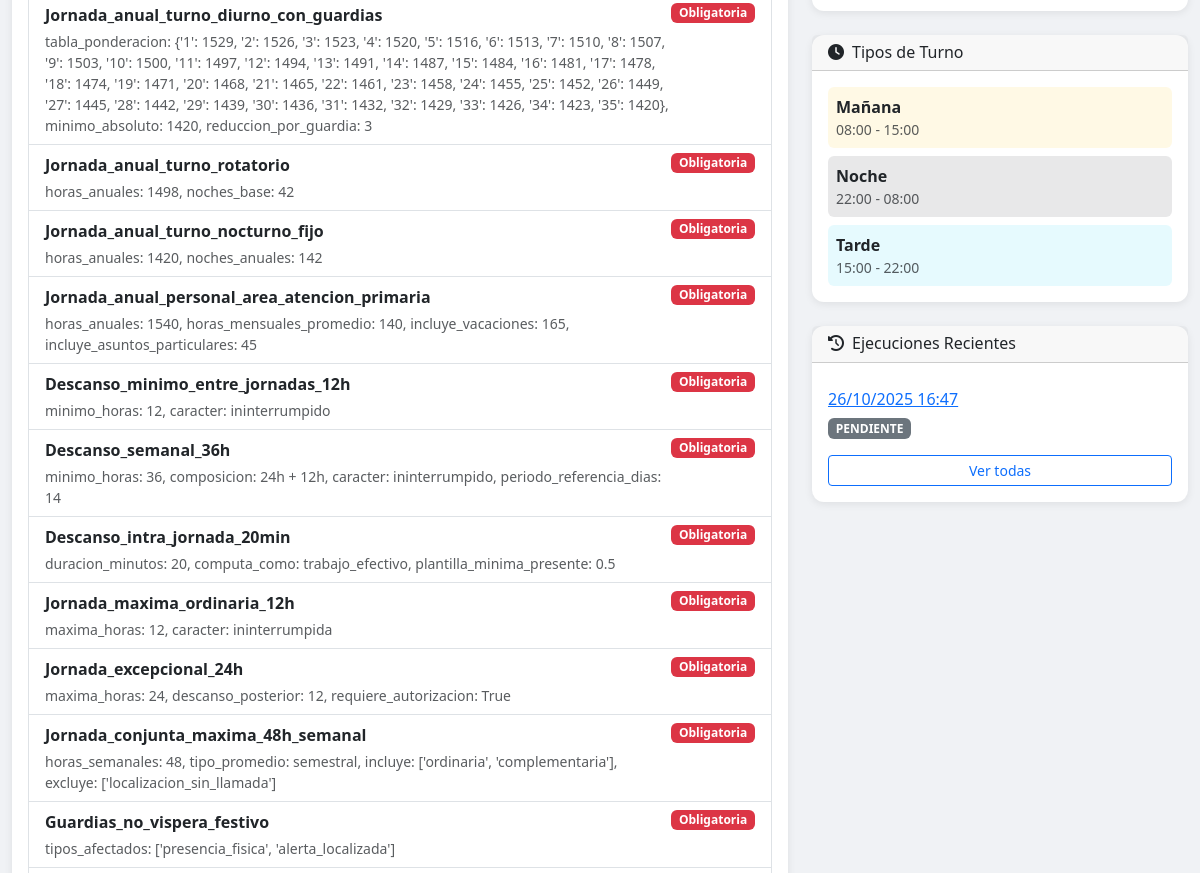
/configuraciones/7/ (signed in, middle part), run on an earlier commit of the app's database.
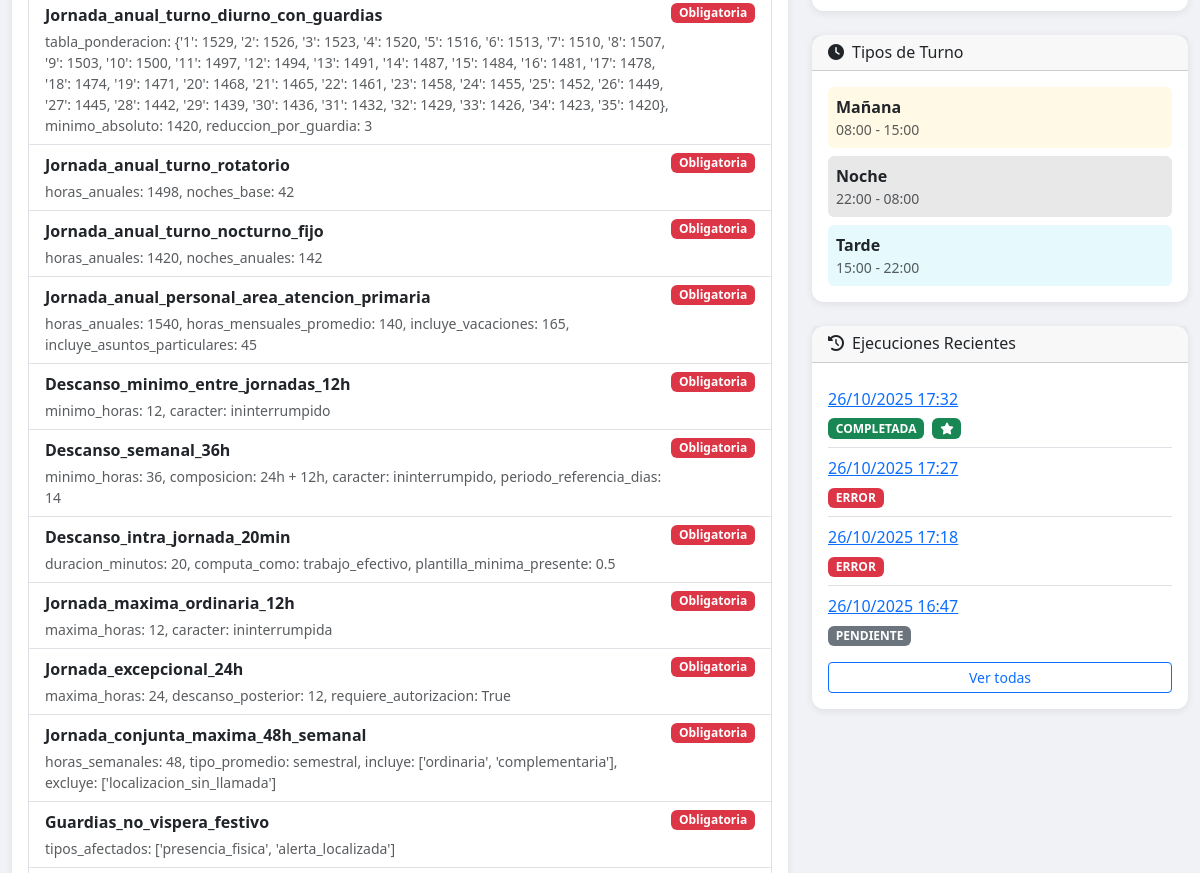
And on a later commit of the database.
### turnos/models.py (models this page shows, shortened)
class TipoTurno(models.Model):
    NOMBRE_CHOICES = [
        ('MANANA', _('Mañana')),
        ('TARDE', _('Tarde')),
        ('NOCHE', _('Noche')),
    ]
    nombre = models.CharField(_('Nombre'), max_length=50, choices=NOMBRE_CHOICES)
    hora_inicio = models.TimeField(_('Hora de inicio'))
    hora_fin = models.TimeField(_('Hora de fin'))
    descripcion = models.TextField(_('Descripción'), blank=True)
    activo = models.BooleanField(_('Activo'), default=True)
    class Meta:
        verbose_name = _('Tipo de Turno')
        verbose_name_plural = _('Tipos de Turno')
        ordering = ['nombre']

class Ejecucion(models.Model):
    ESTADO_CHOICES = [
        ('PENDIENTE', _('Pendiente')),
        ('PROCESANDO', _('Procesando')),
        ('COMPLETADA', _('Completada')),
        ('ERROR', _('Error')),
    ]
    configuracion = models.ForeignKey(
        ConfiguracionPlanificacion,
        on_delete=models.CASCADE,
        related_name='ejecuciones',
        verbose_name=_('Configuración')
    )
    estado = models.CharField(_('Estado'), max_length=20, choices=ESTADO_CHOICES, default='PENDIENTE')
    fecha_inicio = models.DateTimeField(_('Fecha de inicio'), auto_now_add=True)
    fecha_fin = models.DateTimeField(_('Fecha de fin'), null=True, blank=True)
    es_optima = models.BooleanField(_('Es óptima'), default=False)
    penalizacion_total = models.FloatField(_('Penalización total'), null=True, blank=True)
    resultado = models.JSONField(_('Resultado'), default=dict, blank=True)
    mensajes = models.JSONField(_('Mensajes'), default=dict, blank=True)
    planilla = models.ForeignKey(
        'Planilla',
        on_delete=models.SET_NULL,
        null=True,
        blank=True,
        related_name='ejecucion_generada',
        verbose_name=_('Planilla')
    )
    class Meta:
        verbose_name = _('Ejecución')
        verbose_name_plural = _('Ejecuciones')
        ordering = ['-fecha_inicio']

### turnos/views.py (the view)
# urls.py: path('configuraciones/<int:pk>/', views.ConfiguracionDetailView.as_view(), name='config_detalle'),
class ConfiguracionDetailView(LoginRequiredMixin, DetailView):
    model = ConfiguracionPlanificacion
    template_name = 'turnos/configuration_detail.html'
    context_object_name = 'configuracion'
    def get_context_data(self, **kwargs):
        context = super().get_context_data(**kwargs)
        context['ejecuciones_recientes'] = self.object.ejecuciones.order_by('-fecha_inicio')[:5]
        return context

### turnos/templatetags/turnos_extras.py (called while the page is built)
@register.filter
def activo_badge(value):
    if value:
        return mark_safe('<span class="badge bg-success">Activa</span>')
    return mark_safe('<span class="badge bg-secondary">Inactiva</span>')

@register.filter
def estado_badge(value):
    colors = {
        'PENDIENTE': 'secondary',
        'PROCESANDO': 'warning',
        'COMPLETADA': 'success',
        'ERROR': 'danger'
    }
    color = colors.get(value, 'secondary')
    return mark_safe(f'<span class="badge bg-{color}">{value}</span>')

@register.filter
def format_json_params(params):
    if not params:
        return '-'
    if isinstance(params, dict):
        items = []
        for key, value in params.items():
            items.append(f'{key}: {value}')
        return ', '.join(items)
    return str(params)

### turnos/templates/turnos/configuration_detail.html (shortened to what the changed rows need)
{% extends 'base.html' %}
{% load static %}
{% load i18n %}
{% load turnos_extras %}
{% block content %}
<div class="row">
    <div class="col-lg-8">
        {% if configuracion.restricciones_duras %}
        <div class="card mb-4">
            <div class="card-body">
                <ul class="list-group">
                    {% for restriccion in configuracion.restricciones_duras %}
                    <li class="list-group-item">
                        <div class="d-flex justify-content-between align-items-start">
                            <div>
                                <strong>{{ restriccion.nombre|capfirst }}</strong>
                                {% if restriccion.parametros %}
                                    <div class="text-muted small mt-1">
                                        {{ restriccion.parametros|format_json_params }}
                                    </div>
                                {% endif %}
                            </div>
                            <span class="badge bg-danger">{% trans "Obligatoria" %}</span>
                        </div>
                    </li>
                    {% endfor %}
                </ul>
            </div>
        </div>
        {% endif %}
    </div>
    <div class="col-lg-4">
        <div class="card mb-4">
            <div class="card-body">
                {% if configuracion.turnos.all %}
                    <div class="d-flex flex-column gap-2">
                        {% for turno in configuracion.turnos.all %}
                        <div class="p-2 rounded {% if turno.nombre == 'MANANA' %}bg-warning bg-opacity-10{% elif turno.nombre == 'TARDE' %}bg-info bg-opacity-10{% else %}bg-dark bg-opacity-10{% endif %}">
                            <strong>{{ turno.get_nombre_display }}</strong>
                            <div class="small text-muted">
                                {{ turno.hora_inicio|time:"H:i" }} - {{ turno.hora_fin|time:"H:i" }}
                            </div>
                        </div>
                        {% endfor %}
                    </div>
                {% else %}
                    <p class="text-muted mb-0">{% trans "No hay turnos configurados" %}</p>
                {% endif %}
            </div>
        </div>
        <div class="card">
            <div class="card-body">
                {% if ejecuciones_recientes %}
                    <ul class="list-group list-group-flush">
                        {% for ejecucion in ejecuciones_recientes %}
                        <li class="list-group-item px-0">
                            <a href="{% url 'turnos:ejecucion_detalle' ejecucion.id %}">
                                {{ ejecucion.fecha_inicio|date:"d/m/Y H:i" }}
                            </a>
                            <div class="mt-1">
                                {{ ejecucion.estado|estado_badge }}
                                {% if ejecucion.es_optima %}
                                    <span class="badge bg-success ms-1">
                                        <i class="fas fa-star"></i>
                                    </span>
                                {% endif %}
                            </div>
                        </li>
                        {% endfor %}
                    </ul>
                {% else %}
                    <p class="text-muted mb-0">{% trans "No hay ejecuciones" %}</p>
                {% endif %}
            </div>
        </div>
    </div>
</div>
{% endblock %}

What changed in the data, as far as the page shows it:
added Ejecucion: fecha_inicio "26/10/2025 17:32", estado|estado_badge "COMPLETADA", es_optima True (drawn)
added Ejecucion: fecha_inicio "26/10/2025 17:27", estado|estado_badge "ERROR"
added Ejecucion: fecha_inicio "26/10/2025 17:18", estado|estado_badge "ERROR"
